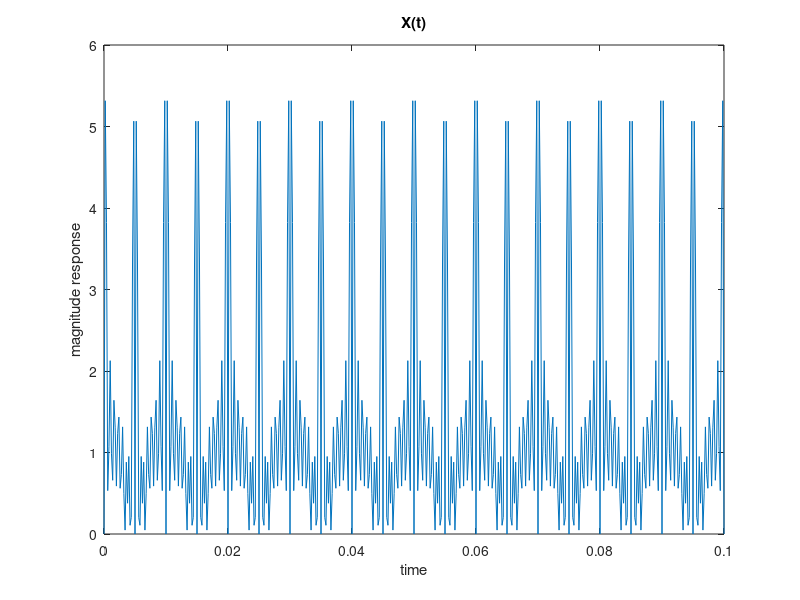

Reproduce this figure in MATLAB.
f = [100 200 400 600 800 1000 1200 1400];
fs = 5000;
t = 0:1/fs:0.1;
x = sin(2*pi*f'*t);
x = sum(x);
plot(t,abs(x));
xlabel('time');
ylabel('magnitude response');
title('X(t)');